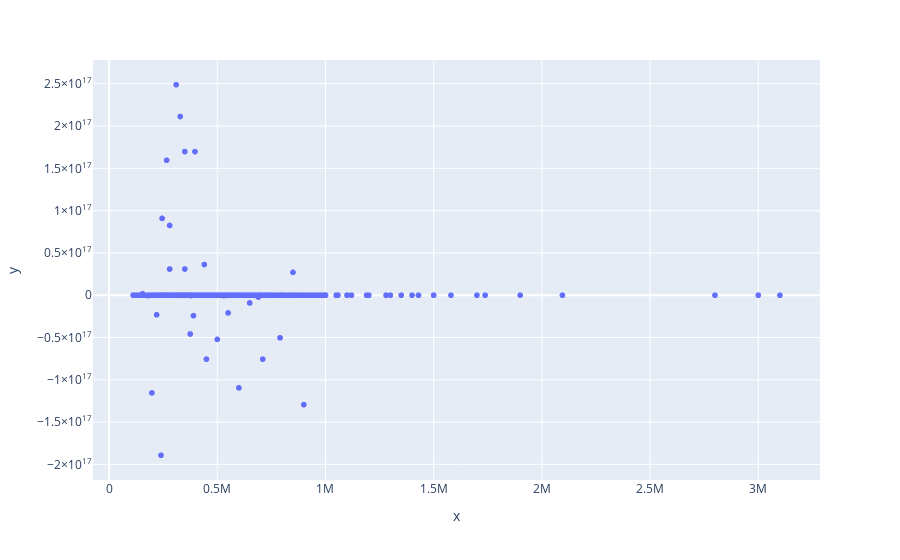

Notebook source saved alongside this figure:
### Code cell
grafico = px.scatter(x=y_properties_test, y=predictions)
grafico

### Figure 1 — Plotly figure (JSON) as saved in the notebook; plotly's stock layout.template omitted (floating-point values rounded to 4 significant figures; data arrays with more than 128 entries replaced by an {"elided": "..."} marker saying what was removed)
{"data": [{"hovertemplate": "x=%{x}<br>y=%{y}<extra></extra>", "legendgroup": "", "marker": {"color": "#636efa", "symbol": "circle"}, "mode": "markers", "name": "", "showlegend": false, "type": "scattergl", "x": {"elided": "1205 int values"}, "xaxis": "x", "y": {"elided": "1205 int values"}, "yaxis": "y"}], "layout": {"legend": {"tracegroupgap": 0}, "margin": {"t": 60}, "xaxis": {"anchor": "y", "domain": [0, 1], "title": {"text": "x"}}, "yaxis": {"anchor": "x", "domain": [0, 1], "title": {"text": "y"}}}}
